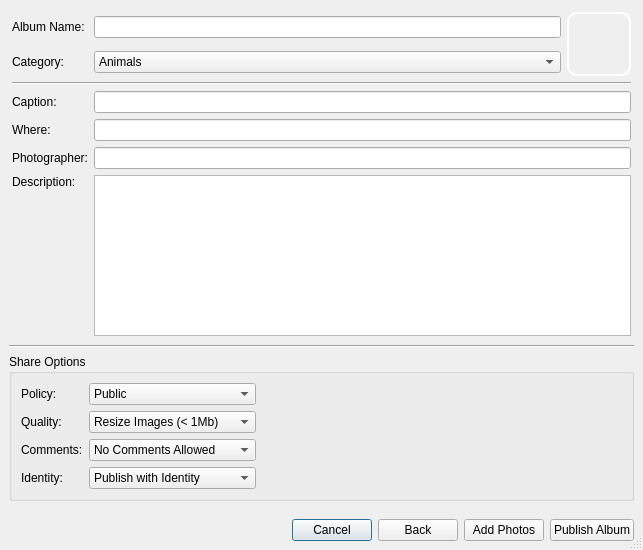
<?xml version="1.0" encoding="UTF-8"?>
<ui version="4.0">
 <class>AlbumCreateDialog</class>
 <widget class="QDialog" name="AlbumCreateDialog">
  <property name="geometry">
   <rect>
    <x>0</x>
    <y>0</y>
    <width>643</width>
    <height>550</height>
   </rect>
  </property>
  <property name="windowTitle">
   <string>Create Album</string>
  </property>
  <property name="sizeGripEnabled">
   <bool>true</bool>
  </property>
  <layout class="QGridLayout" name="gridLayout_4">
   <property name="margin">
    <number>0</number>
   </property>
   <property name="spacing">
    <number>0</number>
   </property>
   <item row="0" column="0">
    <widget class="HeaderFrame" name="headerFrame">
     <property name="frameShape">
      <enum>QFrame::StyledPanel</enum>
     </property>
     <property name="frameShadow">
      <enum>QFrame::Raised</enum>
     </property>
    </widget>
   </item>
   <item row="1" column="0">
    <widget class="QStackedWidget" name="stackedWidget">
     <property name="currentIndex">
      <number>0</number>
     </property>
     <widget class="QWidget" name="page">
      <layout class="QGridLayout" name="gridLayout_3">
       <item row="0" column="0">
        <widget class="QFrame" name="frame">
         <property name="frameShape">
          <enum>QFrame::NoFrame</enum>
         </property>
         <layout class="QGridLayout" name="gridLayout_6">
          <property name="margin">
           <number>0</number>
          </property>
          <property name="spacing">
           <number>6</number>
          </property>
          <item row="0" column="0">
           <layout class="QGridLayout" name="gridLayout_2">
            <property name="margin">
             <number>3</number>
            </property>
            <item row="0" column="0">
             <widget class="QLabel" name="label_18">
              <property name="text">
               <string>Album Name:</string>
              </property>
             </widget>
            </item>
            <item row="0" column="1">
             <widget class="QLineEdit" name="lineEdit_Title_2"/>
            </item>
            <item row="0" column="2" rowspan="2">
             <widget class="QToolButton" name="AlbumThumbNail">
              <property name="minimumSize">
               <size>
                <width>64</width>
                <height>64</height>
               </size>
              </property>
              <property name="maximumSize">
               <size>
                <width>64</width>
                <height>64</height>
               </size>
              </property>
              <property name="styleSheet">
               <string notr="true">
border: 2px solid white;
border-radius: 10px;
</string>
              </property>
              <property name="text">
               <string/>
              </property>
              <property name="icon">
               <iconset resource="Photo_images.qrc">
                <normaloff>:/images/album_64.png</normaloff>:/images/album_64.png</iconset>
              </property>
              <property name="iconSize">
               <size>
                <width>64</width>
                <height>64</height>
               </size>
              </property>
             </widget>
            </item>
            <item row="1" column="0">
             <widget class="QLabel" name="label_19">
              <property name="text">
               <string>Category:</string>
              </property>
             </widget>
            </item>
            <item row="1" column="1">
             <widget class="QComboBox" name="comboBox_Category_2">
              <item>
               <property name="text">
                <string>Animals</string>
               </property>
              </item>
              <item>
               <property name="text">
                <string>Family</string>
               </property>
              </item>
              <item>
               <property name="text">
                <string>Friends</string>
               </property>
              </item>
              <item>
               <property name="text">
                <string>Flowers</string>
               </property>
              </item>
              <item>
               <property name="text">
                <string>Holiday</string>
               </property>
              </item>
              <item>
               <property name="text">
                <string>Landscapes</string>
               </property>
              </item>
              <item>
               <property name="text">
                <string>Pets</string>
               </property>
              </item>
              <item>
               <property name="text">
                <string>Portraits</string>
               </property>
              </item>
              <item>
               <property name="text">
                <string>Travel</string>
               </property>
              </item>
              <item>
               <property name="text">
                <string>Work</string>
               </property>
              </item>
              <item>
               <property name="text">
                <string>Random</string>
               </property>
              </item>
             </widget>
            </item>
            <item row="3" column="0">
             <widget class="QLabel" name="captionLabel">
              <property name="text">
               <string>Caption:</string>
              </property>
             </widget>
            </item>
            <item row="3" column="1" colspan="2">
             <widget class="QLineEdit" name="lineEdit_Caption_2"/>
            </item>
            <item row="4" column="0">
             <widget class="QLabel" name="label_14">
              <property name="text">
               <string>Where:</string>
              </property>
             </widget>
            </item>
            <item row="4" column="1" colspan="2">
             <widget class="QLineEdit" name="lineEdit_Where"/>
            </item>
            <item row="5" column="0">
             <widget class="QLabel" name="label_12">
              <property name="text">
               <string>Photographer:</string>
              </property>
             </widget>
            </item>
            <item row="5" column="1" colspan="2">
             <widget class="QLineEdit" name="lineEdit_Photographer"/>
            </item>
            <item row="6" column="0">
             <widget class="QLabel" name="label_13">
              <property name="text">
               <string>Description:</string>
              </property>
             </widget>
            </item>
            <item row="6" column="1" rowspan="2" colspan="2">
             <widget class="QTextEdit" name="textEdit_Description"/>
            </item>
            <item row="7" column="0">
             <spacer name="verticalSpacer">
              <property name="orientation">
               <enum>Qt::Vertical</enum>
              </property>
              <property name="sizeHint" stdset="0">
               <size>
                <width>20</width>
                <height>40</height>
               </size>
              </property>
             </spacer>
            </item>
            <item row="2" column="0" colspan="3">
             <widget class="Line" name="line">
              <property name="orientation">
               <enum>Qt::Horizontal</enum>
              </property>
             </widget>
            </item>
           </layout>
          </item>
          <item row="1" column="0">
           <widget class="Line" name="line_2">
            <property name="orientation">
             <enum>Qt::Horizontal</enum>
            </property>
           </widget>
          </item>
          <item row="2" column="0">
           <widget class="QGroupBox" name="groupBox">
            <property name="sizePolicy">
             <sizepolicy hsizetype="Minimum" vsizetype="Preferred">
              <horstretch>1</horstretch>
              <verstretch>0</verstretch>
             </sizepolicy>
            </property>
            <property name="title">
             <string>Share Options</string>
            </property>
            <layout class="QGridLayout" name="gridLayout">
             <item row="0" column="0">
              <layout class="QVBoxLayout" name="verticalLayout_2">
               <item>
                <widget class="QLabel" name="label">
                 <property name="text">
                  <string>Policy:</string>
                 </property>
                </widget>
               </item>
               <item>
                <widget class="QLabel" name="label_2">
                 <property name="text">
                  <string>Quality:</string>
                 </property>
                </widget>
               </item>
               <item>
                <widget class="QLabel" name="label_3">
                 <property name="text">
                  <string>Comments:</string>
                 </property>
                </widget>
               </item>
               <item>
                <widget class="QLabel" name="label_4">
                 <property name="text">
                  <string>Identity:</string>
                 </property>
                </widget>
               </item>
              </layout>
             </item>
             <item row="0" column="1">
              <layout class="QVBoxLayout" name="verticalLayout">
               <item>
                <widget class="QComboBox" name="privacyComboBox">
                 <property name="sizePolicy">
                  <sizepolicy hsizetype="Minimum" vsizetype="Fixed">
                   <horstretch>0</horstretch>
                   <verstretch>0</verstretch>
                  </sizepolicy>
                 </property>
                 <item>
                  <property name="text">
                   <string>Public</string>
                  </property>
                 </item>
                 <item>
                  <property name="text">
                   <string>Restricted</string>
                  </property>
                 </item>
                </widget>
               </item>
               <item>
                <widget class="QComboBox" name="comboBox_5">
                 <property name="sizePolicy">
                  <sizepolicy hsizetype="Minimum" vsizetype="Fixed">
                   <horstretch>0</horstretch>
                   <verstretch>0</verstretch>
                  </sizepolicy>
                 </property>
                 <item>
                  <property name="text">
                   <string>Resize Images (&lt; 1Mb)</string>
                  </property>
                 </item>
                 <item>
                  <property name="text">
                   <string>Resize Images (&lt; 10Mb)</string>
                  </property>
                 </item>
                 <item>
                  <property name="text">
                   <string>Send Original Images</string>
                  </property>
                 </item>
                </widget>
               </item>
               <item>
                <widget class="QComboBox" name="comboBox_6">
                 <property name="sizePolicy">
                  <sizepolicy hsizetype="Minimum" vsizetype="Fixed">
                   <horstretch>0</horstretch>
                   <verstretch>0</verstretch>
                  </sizepolicy>
                 </property>
                 <item>
                  <property name="text">
                   <string>No Comments Allowed</string>
                  </property>
                 </item>
                 <item>
                  <property name="text">
                   <string>Authenticated Comments</string>
                  </property>
                 </item>
                 <item>
                  <property name="text">
                   <string>Any Comments Allowed</string>
                  </property>
                 </item>
                </widget>
               </item>
               <item>
                <widget class="QComboBox" name="comboBox">
                 <property name="sizePolicy">
                  <sizepolicy hsizetype="Minimum" vsizetype="Fixed">
                   <horstretch>0</horstretch>
                   <verstretch>0</verstretch>
                  </sizepolicy>
                 </property>
                 <item>
                  <property name="text">
                   <string>Publish with Identity</string>
                  </property>
                 </item>
                </widget>
               </item>
              </layout>
             </item>
             <item row="0" column="2">
              <spacer name="horizontalSpacer_2">
               <property name="orientation">
                <enum>Qt::Horizontal</enum>
               </property>
               <property name="sizeHint" stdset="0">
                <size>
                 <width>168</width>
                 <height>20</height>
                </size>
               </property>
              </spacer>
             </item>
            </layout>
           </widget>
          </item>
         </layout>
        </widget>
       </item>
      </layout>
     </widget>
     <widget class="QWidget" name="page_2">
      <layout class="QGridLayout" name="gridLayout_5">
       <item row="0" column="0">
        <layout class="QVBoxLayout" name="verticalLayout_5" stretch="0,10">
         <item>
          <widget class="QLabel" name="label_17">
           <property name="text">
            <string>&lt;!DOCTYPE HTML PUBLIC &quot;-//W3C//DTD HTML 4.0//EN&quot; &quot;http://www.w3.org/TR/REC-html40/strict.dtd&quot;&gt;
&lt;html&gt;&lt;head&gt;&lt;meta name=&quot;qrichtext&quot; content=&quot;1&quot; /&gt;&lt;style type=&quot;text/css&quot;&gt;
p, li { white-space: pre-wrap; }
&lt;/style&gt;&lt;/head&gt;&lt;body style=&quot; font-family:'MS Shell Dlg 2'; font-size:8.25pt; font-weight:400; font-style:normal;&quot;&gt;
&lt;p style=&quot; margin-top:0px; margin-bottom:0px; margin-left:0px; margin-right:0px; -qt-block-indent:0; text-indent:0px;&quot;&gt;&lt;span style=&quot; font-size:8pt; font-weight:600;&quot;&gt; Drag &amp;amp; Drop to insert pictures. Click on a picture to edit details below.&lt;/span&gt;&lt;/p&gt;&lt;/body&gt;&lt;/html&gt;</string>
           </property>
          </widget>
         </item>
         <item>
          <widget class="QScrollArea" name="scrollAreaPhotos">
           <property name="sizePolicy">
            <sizepolicy hsizetype="Expanding" vsizetype="MinimumExpanding">
             <horstretch>0</horstretch>
             <verstretch>10</verstretch>
            </sizepolicy>
           </property>
           <property name="acceptDrops">
            <bool>true</bool>
           </property>
           <property name="horizontalScrollBarPolicy">
            <enum>Qt::ScrollBarAsNeeded</enum>
           </property>
           <property name="widgetResizable">
            <bool>true</bool>
           </property>
           <property name="alignment">
            <set>Qt::AlignBottom|Qt::AlignLeading|Qt::AlignLeft</set>
           </property>
           <widget class="PhotoDrop" name="scrollAreaWidgetContents">
            <property name="geometry">
             <rect>
              <x>0</x>
              <y>0</y>
              <width>621</width>
              <height>458</height>
             </rect>
            </property>
            <property name="styleSheet">
             <string notr="true">QWidget#scrollAreaWidgetContents{border: none;}</string>
            </property>
            <layout class="QGridLayout" name="gridLayout_10"/>
           </widget>
          </widget>
         </item>
        </layout>
       </item>
      </layout>
     </widget>
    </widget>
   </item>
   <item row="2" column="0">
    <widget class="QFrame" name="frame">
     <layout class="QHBoxLayout" name="horizontalLayout_2">
      <property name="margin">
       <number>9</number>
      </property>
      <item>
       <spacer name="horizontalSpacer">
        <property name="orientation">
         <enum>Qt::Horizontal</enum>
        </property>
        <property name="sizeHint" stdset="0">
         <size>
          <width>419</width>
          <height>18</height>
         </size>
        </property>
       </spacer>
      </item>
      <item>
       <widget class="QDialogButtonBox" name="buttonBox">
        <property name="standardButtons">
         <set>QDialogButtonBox::Cancel</set>
        </property>
       </widget>
      </item>
      <item>
       <widget class="QPushButton" name="backButton">
        <property name="text">
         <string>Back</string>
        </property>
       </widget>
      </item>
      <item>
       <widget class="QPushButton" name="addphotosButton">
        <property name="text">
         <string>Add Photos</string>
        </property>
       </widget>
      </item>
      <item>
       <widget class="QPushButton" name="publishButton">
        <property name="text">
         <string>Publish Album</string>
        </property>
       </widget>
      </item>
     </layout>
    </widget>
   </item>
  </layout>
 </widget>
 <customwidgets>
  <customwidget>
   <class>HeaderFrame</class>
   <extends>QFrame</extends>
   <header>gui/common/HeaderFrame.h</header>
   <container>1</container>
  </customwidget>
  <customwidget>
   <class>PhotoDrop</class>
   <extends>QWidget</extends>
   <header>gui/PhotoShare/PhotoDrop.h</header>
   <container>1</container>
  </customwidget>
 </customwidgets>
 <resources>
  <include location="../images.qrc"/>
  <include location="Photo_images.qrc"/>
 </resources>
 <connections>
  <connection>
   <sender>buttonBox</sender>
   <signal>rejected()</signal>
   <receiver>AlbumCreateDialog</receiver>
   <slot>close()</slot>
   <hints>
    <hint type="sourcelabel">
     <x>353</x>
     <y>529</y>
    </hint>
    <hint type="destinationlabel">
     <x>321</x>
     <y>274</y>
    </hint>
   </hints>
  </connection>
 </connections>
</ui>
